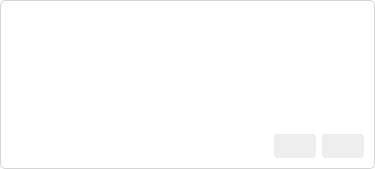
<?xml version="1.0" encoding="UTF-8"?>
<ui version="4.0">
 <class>visualModeElement</class>
 <widget class="QWidget" name="visualModeElement">
  <property name="geometry">
   <rect>
    <x>0</x>
    <y>0</y>
    <width>375</width>
    <height>169</height>
   </rect>
  </property>
  <property name="sizePolicy">
   <sizepolicy hsizetype="Fixed" vsizetype="MinimumExpanding">
    <horstretch>0</horstretch>
    <verstretch>1</verstretch>
   </sizepolicy>
  </property>
  <property name="windowTitle">
   <string>Form</string>
  </property>
  <property name="styleSheet">
   <string notr="true">QWidget#visualModeElement {
border: 1px solid rgb(213, 213, 213);
border-radius: 5px;
background-color: rgb(255, 255, 255) }

QWidget#visualModeElement:hover {
border: 2px solid rgb(213, 213, 213);
}

QLabel {
background-color: rgb(255, 255, 255)}

QPushButton {
background-color: rgb(238, 238, 238);
padding: 5px;
border-radius: 3px
}

QPushButton:hover {
background-color: rgb(200, 200, 200);
padding: 5px;
border-radius: 3px
}
</string>
  </property>
  <layout class="QVBoxLayout" name="verticalLayout">
   <item>
    <widget class="QLabel" name="elementLabel">
     <property name="styleSheet">
      <string notr="true">font: 63 italic 8pt &quot;Segoe UI Semibold&quot;;</string>
     </property>
     <property name="text">
      <string/>
     </property>
     <property name="wordWrap">
      <bool>false</bool>
     </property>
     <property name="margin">
      <number>0</number>
     </property>
     <property name="indent">
      <number>25</number>
     </property>
    </widget>
   </item>
   <item>
    <widget class="QLabel" name="nameLabel">
     <property name="sizePolicy">
      <sizepolicy hsizetype="Preferred" vsizetype="MinimumExpanding">
       <horstretch>1</horstretch>
       <verstretch>1</verstretch>
      </sizepolicy>
     </property>
     <property name="sizeIncrement">
      <size>
       <width>0</width>
       <height>0</height>
      </size>
     </property>
     <property name="styleSheet">
      <string notr="true">font: 14pt &quot;Segoe UI&quot;;</string>
     </property>
     <property name="text">
      <string/>
     </property>
     <property name="wordWrap">
      <bool>true</bool>
     </property>
    </widget>
   </item>
   <item>
    <spacer name="verticalSpacer">
     <property name="orientation">
      <enum>Qt::Vertical</enum>
     </property>
     <property name="sizeHint" stdset="0">
      <size>
       <width>20</width>
       <height>40</height>
      </size>
     </property>
    </spacer>
   </item>
   <item>
    <layout class="QHBoxLayout" name="horizontalLayout">
     <item>
      <spacer name="horizontalSpacer">
       <property name="orientation">
        <enum>Qt::Horizontal</enum>
       </property>
       <property name="sizeHint" stdset="0">
        <size>
         <width>40</width>
         <height>20</height>
        </size>
       </property>
      </spacer>
     </item>
     <item>
      <widget class="QPushButton" name="editButton">
       <property name="toolTip">
        <string>Edit</string>
       </property>
       <property name="text">
        <string/>
       </property>
       <property name="icon">
        <iconset resource="resources.qrc">
         <normaloff>:/visualModeIcons/img/icons/elementIcons/edit_black_96x96.png</normaloff>:/visualModeIcons/img/icons/elementIcons/edit_black_96x96.png</iconset>
       </property>
      </widget>
     </item>
     <item>
      <widget class="QPushButton" name="deleteButton">
       <property name="toolTip">
        <string>Delete</string>
       </property>
       <property name="text">
        <string/>
       </property>
       <property name="icon">
        <iconset resource="resources.qrc">
         <normaloff>:/visualModeIcons/img/icons/elementIcons/delete_black_96x96.png</normaloff>:/visualModeIcons/img/icons/elementIcons/delete_black_96x96.png</iconset>
       </property>
      </widget>
     </item>
    </layout>
   </item>
  </layout>
 </widget>
 <resources>
  <include location="resources.qrc"/>
 </resources>
 <connections/>
</ui>
